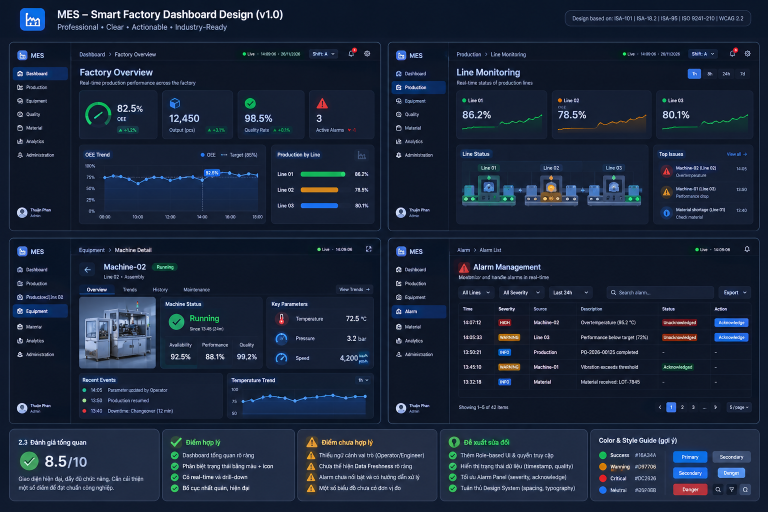
#> input picture docs/screenshots/UI2x2.png, 1536 x 1024 px, found by its file name (shown at 1/2 size)
$ python regions2x2.py
#> lines starting #> are read from the running program, lines starting #| are printed output that depends on the picture
"""Phân tích vùng cụ thể của ảnh gốc UI2x2.png để đối chiếu từng khối."""
import numpy as np
from PIL import Image
from collections import Counter
import os

REF = r"e:\Work\SFSVcongty\Laird\Code\Data-Integrate\docs\screenshots\UI2x2.png"
im = Image.open(REF).convert("RGB")
#> im is the input picture: PIL image 1536x1024 RGB; mean R, G, B 26.5, 38.3, 58.8
a = np.array(im)
H, W, _ = a.shape
#> H = 1024; W = 1536


def region(name, x0, y0, x1, y1):
#> called with name = 'header logo', x0 = 18, y0 = 15, x1 = 80, y1 = 70
    sub = a[y0:y1, x0:x1]
    lum = sub.astype(np.float32).mean(axis=2)
    flat = sub.reshape(-1, 3)[::5]
#> flat = 682 rows, first 8: [11, 22, 41], [11, 23, 42], [12, 24, 42], [12, 23, 43], [12, 23, 44], [14, 24, 44], [14, 21, 36], [11, 20, 38]
    cnt = Counter(map(tuple, flat)).most_common(4)
#> cnt = [((11, 23, 42), 38), ((11, 22, 41), 20), ((11, 22, 42), 14), ((11, 23, 43), 13)]
    print(f"  {name:34s} [{x0},{y0}->{x1},{y1}]  lum mean={lum.mean():6.1f} max={lum.max():5.1f}  bright%={100*(lum>45).mean():5.1f}")
#|   header logo                        [18,15->80,70]  lum mean=  85.0 max=255.0  bright%= 52.9
    for c, n in cnt:
        print(f"        #{c[0]:02X}{c[1]:02X}{c[2]:02X} {100.0*n/len(flat):5.1f}%")
#> this loop made 4 passes
#> (c, n) on passes 1 to 4: ((11, 23, 42), 38), ((11, 22, 41), 20), ((11, 22, 42), 14), ((11, 23, 43), 13)
#|         #0B172A   5.6%
#|         #0B1629   2.9%
#|         #0B162A   2.1%
#|         #0B172B   1.9%


print("UI2x2.png 1536x1024 — khảo sát vùng")
print("HEADER")
region("header logo", 18, 15, 80, 70)
region("header title", 90, 15, 700, 60)
#|   header title                       [90,15->700,60]  lum mean=  55.9 max=255.0  bright%= 21.0
#> the loop in region (call 2), `for c, n in cnt:` made 4 passes
#> (c, n) on passes 1 to 4: ((11, 22, 41), 376), ((10, 22, 40), 365), ((10, 21, 40), 289), ((10, 22, 41), 255)
#|         #0B1629   6.8%
#|         #0A1628   6.6%
#|         #0A1528   5.3%
#|         #0A1629   4.6%
region("header pill right", 1150, 15, 1520, 60)
#|   header pill right                  [1150,15->1520,60]  lum mean=  38.9 max=245.7  bright%= 17.6
print("FRAME 1 (x 18..761, y 78..456) — Factory Overview")
region("f1 sidebar", 18, 78, 134, 456)
#|   f1 sidebar                         [18,78->134,456]  lum mean=  35.4 max=255.0  bright%= 14.1
region("f1 main", 140, 78, 761, 456)
#|   f1 main                            [140,78->761,456]  lum mean=  38.7 max=255.0  bright%= 13.2
region("f1 topbar", 140, 78, 761, 110)
#|   f1 topbar                          [140,78->761,110]  lum mean=  32.5 max=246.0  bright%= 11.0
region("f1 kpi row", 140, 110, 761, 190)
#|   f1 kpi row                         [140,110->761,190]  lum mean=  31.4 max=252.7  bright%=  6.4
region("f1 chart area", 140, 190, 460, 456)
#|   f1 chart area                      [140,190->460,456]  lum mean=  41.7 max=255.0  bright%= 18.6
region("f1 right card", 465, 190, 761, 456)
#|   f1 right card                      [465,190->761,456]  lum mean=  41.5 max=255.0  bright%= 12.0
print("FRAME 2 (x 776..1519, y 78..456)")
region("f2 sidebar", 776, 78, 892, 456)
#|   f2 sidebar                         [776,78->892,456]  lum mean=  35.7 max=255.0  bright%= 14.3
region("f2 main", 898, 78, 1519, 456)
#|   f2 main                            [898,78->1519,456]  lum mean=  40.0 max=255.0  bright%= 13.2
print("FRAME 3 (y 471..849)")
region("f3 sidebar", 18, 471, 134, 849)
#|   f3 sidebar                         [18,471->134,849]  lum mean=  36.5 max=255.0  bright%= 15.4
region("f3 main", 140, 471, 761, 849)
#|   f3 main                            [140,471->761,849]  lum mean=  44.6 max=255.0  bright%= 19.8
print("FRAME 4")
region("f4 sidebar", 776, 471, 892, 849)
#|   f4 sidebar                         [776,471->892,849]  lum mean=  36.2 max=255.0  bright%= 14.6
region("f4 main", 898, 471, 1519, 849)
#> in region (call 15), `lum = sub.astype(np.float32).mean(axis=2)`:
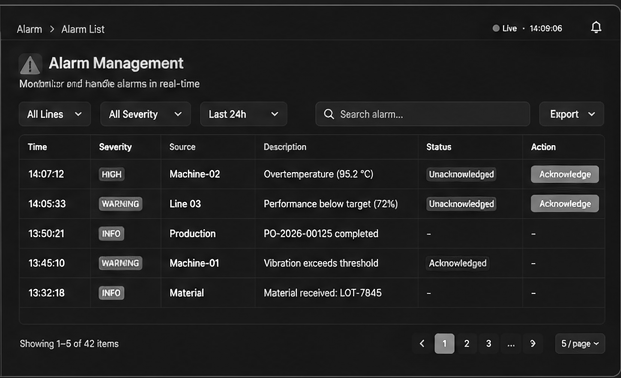
#> lum: shape (378, 621) float32; min 0, max 255, mean 34.5
#> in region (call 15), `cnt = Counter(map(tuple, flat)).most_common(4)`: cnt = [((13, 21, 37), 3996), ((14, 22, 38), 3229), ((13, 22, 38), 1974), ((15, 23, 39), 1492)]
#|   f4 main                            [898,471->1519,849]  lum mean=  34.5 max=255.0  bright%=  8.9
#> the loop in region (call 15), `for c, n in cnt:` made 4 passes
#> (c, n) on passes 1 to 4: ((13, 21, 37), 3996), ((14, 22, 38), 3229), ((13, 22, 38), 1974), ((15, 23, 39), 1492)
#|         #0D1525   8.5%
#|         #0E1626   6.9%
#|         #0D1626   4.2%
#|         #0F1727   3.2%
print("BOTTOM BAND (y 858..1024)")
region("bottom full", 18, 858, 1519, 1024)
#> in region (call 16), `lum = sub.astype(np.float32).mean(axis=2)`:
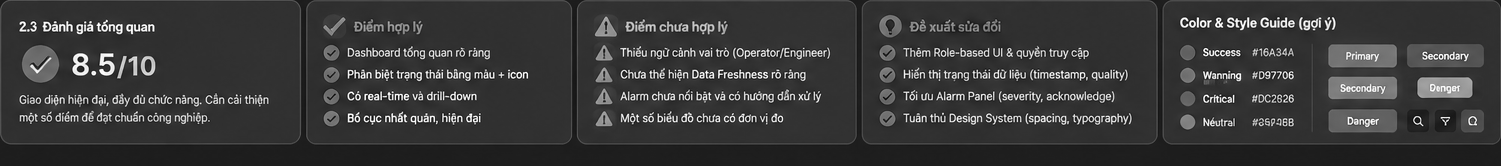
#> lum: shape (166, 1501) float32; min 0, max 255, mean 58.5
#> in region (call 16), `cnt = Counter(map(tuple, flat)).most_common(4)`: cnt = [((32, 44, 68), 2466), ((33, 45, 69), 1718), ((32, 45, 69), 1353), ((16, 26, 46), 890)]
#|   bottom full                        [18,858->1519,1024]  lum mean=  58.5 max=255.0  bright%= 79.1
#> the loop in region (call 16), `for c, n in cnt:` made 4 passes
#> (c, n) on passes 1 to 4: ((32, 44, 68), 2466), ((33, 45, 69), 1718), ((32, 45, 69), 1353), ((16, 26, 46), 890)
#|         #202C44   4.9%
#|         #212D45   3.4%
#|         #202D45   2.7%
#|         #101A2E   1.8%
region("bottom col1", 18, 858, 280, 1024)
#> in region (call 17), `lum = sub.astype(np.float32).mean(axis=2)`:
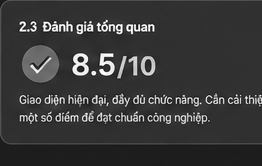
#> lum: shape (166, 262) float32; min 3.67, max 255, mean 58.5
#> in region (call 17), `cnt = Counter(map(tuple, flat)).most_common(4)`: cnt = [((32, 44, 68), 647), ((32, 45, 69), 519), ((33, 45, 69), 376), ((32, 44, 69), 250)]
#|   bottom col1                        [18,858->280,1024]  lum mean=  58.5 max=255.0  bright%= 79.8
#> the loop in region (call 17), `for c, n in cnt:` made 4 passes
#> (c, n) on passes 1 to 4: ((32, 44, 68), 647), ((32, 45, 69), 519), ((33, 45, 69), 376), ((32, 44, 69), 250)
#|         #202C44   7.4%
#|         #202D45   6.0%
#|         #212D45   4.3%
#|         #202C45   2.9%
region("bottom col2", 293, 858, 580, 1024)
#> in region (call 18), `sub = a[y0:y1, x0:x1]`:
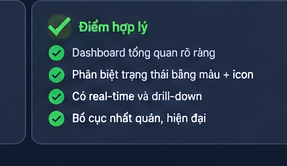
#> sub: shape (166, 287, 3); mean R, G, B 38.5, 53.7, 73.1
#> in region (call 18), `lum = sub.astype(np.float32).mean(axis=2)`:
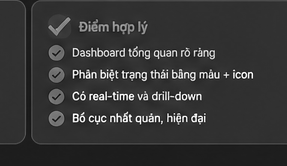
#> lum: shape (166, 287) float32; min 3.67, max 255, mean 55.1
#> in region (call 18), `cnt = Counter(map(tuple, flat)).most_common(4)`: cnt = [((32, 44, 68), 620), ((33, 45, 69), 588), ((32, 45, 69), 398), ((32, 45, 68), 280)]
#|   bottom col2                        [293,858->580,1024]  lum mean=  55.1 max=255.0  bright%= 78.6
#> the loop in region (call 18), `for c, n in cnt:` made 4 passes
#> (c, n) on passes 1 to 4: ((32, 44, 68), 620), ((33, 45, 69), 588), ((32, 45, 69), 398), ((32, 45, 68), 280)
#|         #202C44   6.5%
#|         #212D45   6.2%
#|         #202D45   4.2%
#|         #202D44   2.9%
region("bottom col5", 1193, 858, 1519, 1024)
#> in region (call 19), `sub = a[y0:y1, x0:x1]`:
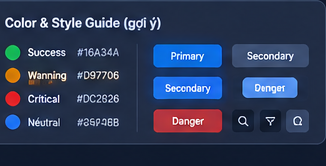
#> sub: shape (166, 326, 3); mean R, G, B 45, 58.2, 87.9
#> in region (call 19), `lum = sub.astype(np.float32).mean(axis=2)`:
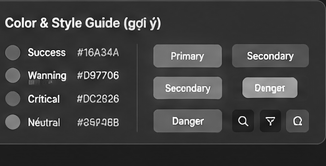
#> lum: shape (166, 326) float32; min 0, max 255, mean 63.7
#> in region (call 19), `cnt = Counter(map(tuple, flat)).most_common(4)`: cnt = [((32, 44, 68), 501), ((16, 26, 46), 316), ((33, 45, 69), 231), ((31, 43, 67), 216)]
#|   bottom col5                        [1193,858->1519,1024]  lum mean=  63.7 max=255.0  bright%= 80.8
#> the loop in region (call 19), `for c, n in cnt:` made 4 passes
#> (c, n) on passes 1 to 4: ((32, 44, 68), 501), ((16, 26, 46), 316), ((33, 45, 69), 231), ((31, 43, 67), 216)
#|         #202C44   4.6%
#|         #101A2E   2.9%
#|         #212D45   2.1%
#|         #1F2B43   2.0%
print("BEYOND 1024?")
region("row 1000..1024", 18, 1000, 1519, 1024)
#|   row 1000..1024                     [18,1000->1519,1024]  lum mean=  32.9 max= 82.7  bright%=  9.2

$ run again, with docs/screenshots/Dashboard_sample.png copied over docs/screenshots/UI2x2.png
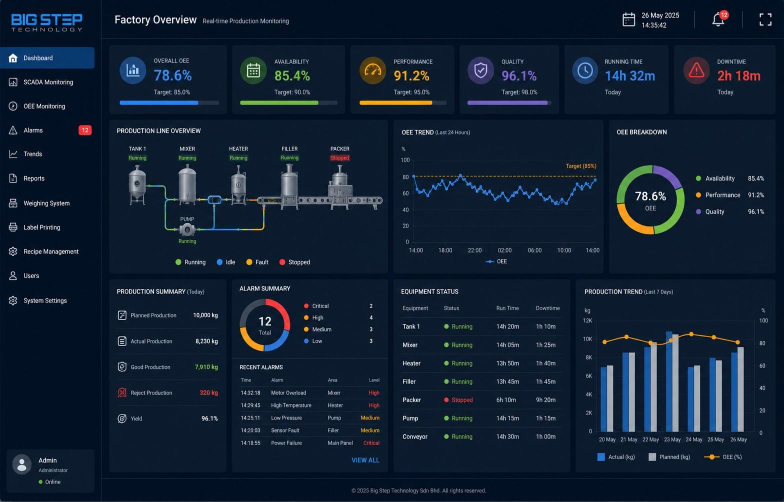
#> input picture docs/screenshots/Dashboard_sample.png, 1568 x 1003 px, found by its file name (shown at 1/2 size)
#> im is the input picture: PIL image 1568x1003 RGB; mean R, G, B 17.2, 32.1, 50.3
#> flat = 682 rows, first 8: [0, 16, 36], [1, 17, 33], [5, 16, 36], [0, 15, 36], [3, 14, 32], [1, 16, 37], [1, 16, 35], [2, 15, 34]
#> cnt = [((1, 16, 35), 37), ((0, 15, 34), 13), ((2, 17, 36), 9), ((1, 17, 33), 5)]
#|   header logo                        [18,15->80,70]  lum mean=  48.0 max=190.3  bright%= 30.3
#> the loop in region, `for c, n in cnt:` made 4 passes
#> (c, n) on passes 1 to 4: ((1, 16, 35), 37), ((0, 15, 34), 13), ((2, 17, 36), 9), ((1, 17, 33), 5)
#> (printed output is left out)
#> sub: shape (45, 610, 3)
#> lum: shape (45, 610) float32
#|   header title                       [90,15->700,60]  lum mean=  32.3 max=254.7  bright%= 12.1
#> the loop in region (call 2), `for c, n in cnt:` made 4 passes
#> (c, n) on passes 1 to 4: ((1, 16, 35), 2046), ((0, 15, 34), 331), ((1, 17, 33), 250), ((2, 17, 36), 191)
#> (printed output is left out)
#> sub: shape (45, 370, 3)
#> lum: shape (45, 370) float32
#|   header pill right                  [1150,15->1520,60]  lum mean=  30.6 max=254.3  bright%= 10.3
#> sub: shape (378, 116, 3)
#> lum: shape (378, 116) float32
#|   f1 sidebar                         [18,78->134,456]  lum mean=  34.3 max=253.7  bright%= 18.9
#> sub: shape (378, 621, 3)
#> lum: shape (378, 621) float32
#|   f1 main                            [140,78->761,456]  lum mean=  37.6 max=253.7  bright%= 14.9
#> sub: shape (32, 621, 3)
#> lum: shape (32, 621) float32
#|   f1 topbar                          [140,78->761,110]  lum mean=  24.3 max= 67.3  bright%=  4.0
#> sub: shape (80, 621, 3)
#> lum: shape (80, 621) float32
#|   f1 kpi row                         [140,110->761,190]  lum mean=  39.2 max=244.3  bright%= 21.6
#> sub: shape (266, 320, 3)
#> lum: shape (266, 320) float32
#|   f1 chart area                      [140,190->460,456]  lum mean=  36.0 max=253.7  bright%= 11.8
#> sub: shape (266, 296, 3)
#> lum: shape (266, 296) float32
#|   f1 right card                      [465,190->761,456]  lum mean=  41.5 max=253.7  bright%= 16.8
#> sub: shape (378, 116, 3)
#> lum: shape (378, 116) float32
#|   f2 sidebar                         [776,78->892,456]  lum mean=  35.1 max=253.7  bright%=  9.5
#> sub: shape (378, 621, 3)
#> lum: shape (378, 621) float32
#|   f2 main                            [898,78->1519,456]  lum mean=  35.1 max=254.0  bright%= 10.4
#> sub: shape (378, 116, 3)
#> lum: shape (378, 116) float32
#|   f3 sidebar                         [18,471->134,849]  lum mean=  22.4 max=254.0  bright%=  3.8
#> sub: shape (378, 621, 3)
#> lum: shape (378, 621) float32
#|   f3 main                            [140,471->761,849]  lum mean=  32.6 max=253.7  bright%=  6.9
#> sub: shape (378, 116, 3)
#> lum: shape (378, 116) float32
#|   f4 sidebar                         [776,471->892,849]  lum mean=  33.0 max=253.7  bright%=  5.6
#> sub: shape (378, 621, 3)
#> lum: shape (378, 621) float32
#|   f4 main                            [898,471->1519,849]  lum mean=  41.4 max=253.0  bright%= 14.4
#> sub: shape (145, 1501, 3)
#> lum: shape (145, 1501) float32
#|   bottom full                        [18,858->1519,1024]  lum mean=  27.7 max=252.7  bright%=  5.3
#> sub: shape (145, 262, 3)
#> lum: shape (145, 262) float32
#|   bottom col1                        [18,858->280,1024]  lum mean=  27.4 max=252.7  bright%=  5.8
#> in region (call 18), `sub = a[y0:y1, x0:x1]`:
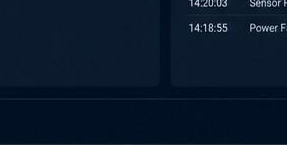
#> sub: shape (145, 287, 3); mean R, G, B 9, 23.9, 42.5
#> lum: shape (145, 287) float32
#> cnt = [((11, 26, 45), 2908), ((1, 16, 35), 1974), ((12, 27, 46), 613), ((0, 15, 34), 337)]
#|   bottom col2                        [293,858->580,1024]  lum mean=  25.1 max=231.0  bright%=  2.4
#> the loop in region (call 18), `for c, n in cnt:` made 4 passes
#> (c, n) on passes 1 to 4: ((11, 26, 45), 2908), ((1, 16, 35), 1974), ((12, 27, 46), 613), ((0, 15, 34), 337)
#> (printed output is left out)
#> sub: shape (145, 326, 3)
#> in region (call 19), `lum = sub.astype(np.float32).mean(axis=2)`:
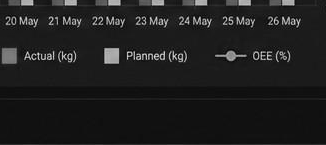
#> lum: shape (145, 326) float32; min 4.67, max 225.3, mean 31.4
#> cnt = [((1, 16, 35), 2178), ((11, 26, 45), 1470), ((12, 27, 46), 360), ((0, 15, 34), 343)]
#|   bottom col5                        [1193,858->1519,1024]  lum mean=  31.4 max=225.3  bright%=  9.0
#> the loop in region (call 19), `for c, n in cnt:` made 4 passes
#> (c, n) on passes 1 to 4: ((1, 16, 35), 2178), ((11, 26, 45), 1470), ((12, 27, 46), 360), ((0, 15, 34), 343)
#> (printed output is left out)
#> flat = 901 rows, first 8: [3, 16, 32], [2, 15, 31], [3, 16, 32], [2, 15, 31], [2, 15, 31], [2, 15, 31], [2, 15, 32], [2, 15, 32]
#|   row 1000..1024                     [18,1000->1519,1024]  lum mean=  27.8 max= 67.3  bright%= 28.1

$ run again, with docs/screenshots/Dashboard_sample_2.png copied over docs/screenshots/UI2x2.png
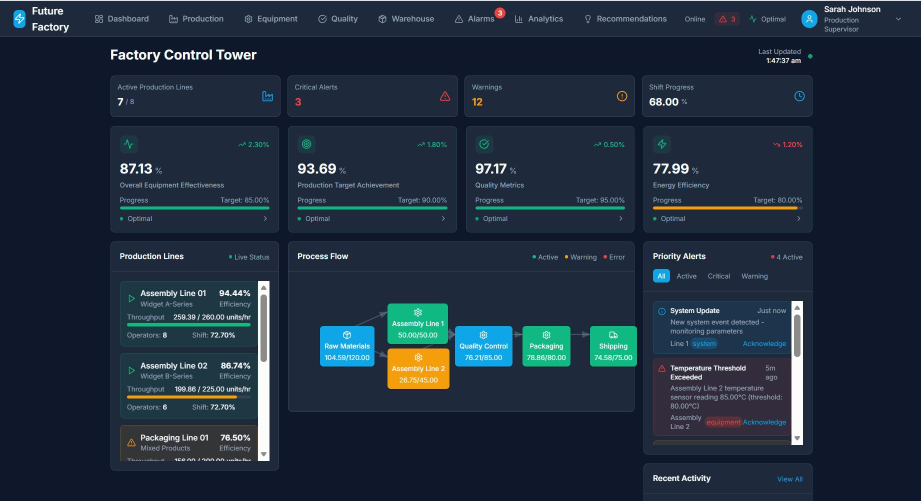
#> input picture docs/screenshots/Dashboard_sample_2.png, 1842 x 1001 px, found by its file name (shown at 1/2 size)
#> im is the input picture: PIL image 1842x1001 RGB; mean R, G, B 31.7, 45.1, 60.8
#> flat = 682 rows, first 8: [33, 40, 58], [30, 41, 61], [34, 40, 56], [32, 41, 58], [27, 43, 59], [33, 40, 58], [32, 41, 56], [33, 39, 61]
#> cnt = [((30, 41, 59), 70), ((30, 41, 61), 12), ((29, 42, 59), 12), ((29, 42, 61), 10)]
#|   header logo                        [18,15->80,70]  lum mean=  81.7 max=254.7  bright%= 45.4
#> the loop in region, `for c, n in cnt:` made 4 passes
#> (c, n) on passes 1 to 4: ((30, 41, 59), 70), ((30, 41, 61), 12), ((29, 42, 59), 12), ((29, 42, 61), 10)
#> (printed output is left out)
#> sub: shape (45, 610, 3)
#> lum: shape (45, 610) float32
#|   header title                       [90,15->700,60]  lum mean=  54.7 max=253.7  bright%= 20.5
#> the loop in region (call 2), `for c, n in cnt:` made 4 passes
#> (c, n) on passes 1 to 4: ((30, 41, 59), 3454), ((29, 42, 59), 135), ((32, 40, 59), 122), ((30, 43, 60), 53)
#> (printed output is left out)
#> sub: shape (45, 370, 3)
#> lum: shape (45, 370) float32
#|   header pill right                  [1150,15->1520,60]  lum mean=  50.6 max=188.3  bright%= 23.2
#> sub: shape (378, 116, 3)
#> lum: shape (378, 116) float32
#|   f1 sidebar                         [18,78->134,456]  lum mean=  26.7 max= 26.7  bright%=  0.0
#> sub: shape (378, 621, 3)
#> lum: shape (378, 621) float32
#|   f1 main                            [140,78->761,456]  lum mean=  44.0 max=255.0  bright%= 11.6
#> sub: shape (32, 621, 3)
#> lum: shape (32, 621) float32
#|   f1 topbar                          [140,78->761,110]  lum mean=  39.6 max=255.0  bright%=  7.2
#> sub: shape (80, 621, 3)
#> lum: shape (80, 621) float32
#|   f1 kpi row                         [140,110->761,190]  lum mean=  41.6 max=254.7  bright%= 10.1
#> sub: shape (266, 320, 3)
#> lum: shape (266, 320) float32
#|   f1 chart area                      [140,190->460,456]  lum mean=  43.2 max=254.7  bright%= 10.8
#> sub: shape (266, 296, 3)
#> lum: shape (266, 296) float32
#|   f1 right card                      [465,190->761,456]  lum mean=  47.5 max=255.0  bright%= 14.6
#> sub: shape (378, 116, 3)
#> lum: shape (378, 116) float32
#|   f2 sidebar                         [776,78->892,456]  lum mean=  42.1 max=180.0  bright%=  7.5
#> sub: shape (378, 621, 3)
#> lum: shape (378, 621) float32
#|   f2 main                            [898,78->1519,456]  lum mean=  43.1 max=255.0  bright%= 10.2
#> sub: shape (378, 116, 3)
#> lum: shape (378, 116) float32; every value is 26.67
#|   f3 sidebar                         [18,471->134,849]  lum mean=  26.7 max= 26.7  bright%=  0.0
#> sub: shape (378, 621, 3)
#> lum: shape (378, 621) float32
#|   f3 main                            [140,471->761,849]  lum mean=  57.7 max=255.0  bright%= 39.6
#> sub: shape (378, 116, 3)
#> lum: shape (378, 116) float32
#|   f4 sidebar                         [776,471->892,849]  lum mean=  80.9 max=250.3  bright%= 45.9
#> sub: shape (378, 621, 3)
#> in region (call 15), `lum = sub.astype(np.float32).mean(axis=2)`:
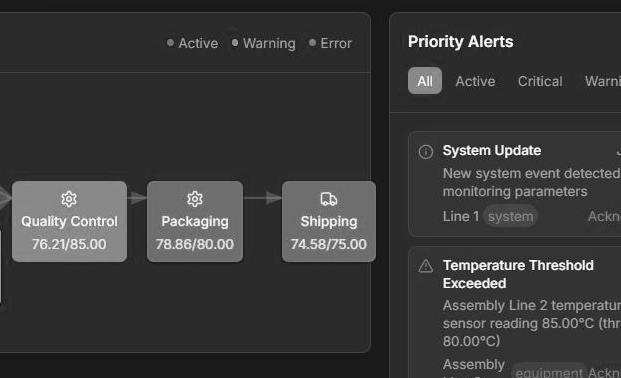
#> lum: shape (378, 621) float32; min 12.67, max 254.7, mean 57.5
#> cnt = [((30, 41, 59), 18727), ((51, 44, 60), 1736), ((15, 23, 42), 1650), ((13, 24, 42), 1289)]
#|   f4 main                            [898,471->1519,849]  lum mean=  57.5 max=254.7  bright%= 36.8
#> the loop in region (call 15), `for c, n in cnt:` made 4 passes
#> (c, n) on passes 1 to 4: ((30, 41, 59), 18727), ((51, 44, 60), 1736), ((15, 23, 42), 1650), ((13, 24, 42), 1289)
#> (printed output is left out)
#> sub: shape (143, 1501, 3)
#> lum: shape (143, 1501) float32
#|   bottom full                        [18,858->1519,1024]  lum mean=  35.9 max=255.0  bright%= 13.0
#> sub: shape (143, 262, 3)
#> lum: shape (143, 262) float32
#|   bottom col1                        [18,858->280,1024]  lum mean=  29.9 max=174.7  bright%=  7.4
#> sub: shape (143, 287, 3)
#> lum: shape (143, 287) float32
#|   bottom col2                        [293,858->580,1024]  lum mean=  54.1 max=255.0  bright%= 40.1
#> in region (call 19), `sub = a[y0:y1, x0:x1]`:
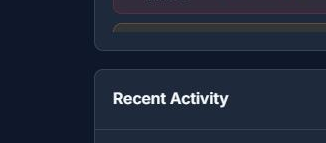
#> sub: shape (143, 326, 3); mean R, G, B 30.2, 38.4, 55.6
#> lum: shape (143, 326) float32
#> cnt = [((15, 23, 42), 2884), ((30, 41, 59), 2750), ((31, 42, 60), 216), ((30, 41, 61), 140)]
#|   bottom col5                        [1193,858->1519,1024]  lum mean=  41.4 max=254.0  bright%= 16.6
#> the loop in region (call 19), `for c, n in cnt:` made 4 passes
#> (c, n) on passes 1 to 4: ((15, 23, 42), 2884), ((30, 41, 59), 2750), ((31, 42, 60), 216), ((30, 41, 61), 140)
#> (printed output is left out)
#> sub = 1501 rows, first 8: [15, 23, 42], [15, 23, 42], [15, 23, 42], [15, 23, 42], [15, 23, 42], [15, 23, 42], [15, 23, 42], [15, 23, 42]
#> flat = 301 rows, first 8: [15, 23, 42], [15, 23, 42], [15, 23, 42], [15, 23, 42], [15, 23, 42], [15, 23, 42], [15, 23, 42], [15, 23, 42]
#|   row 1000..1024                     [18,1000->1519,1024]  lum mean=  29.3 max= 67.3  bright%=  0.1
